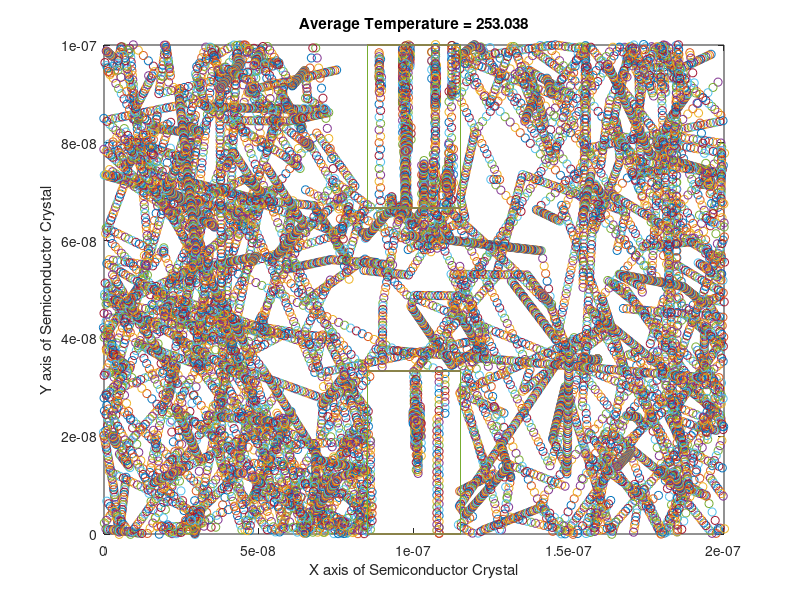
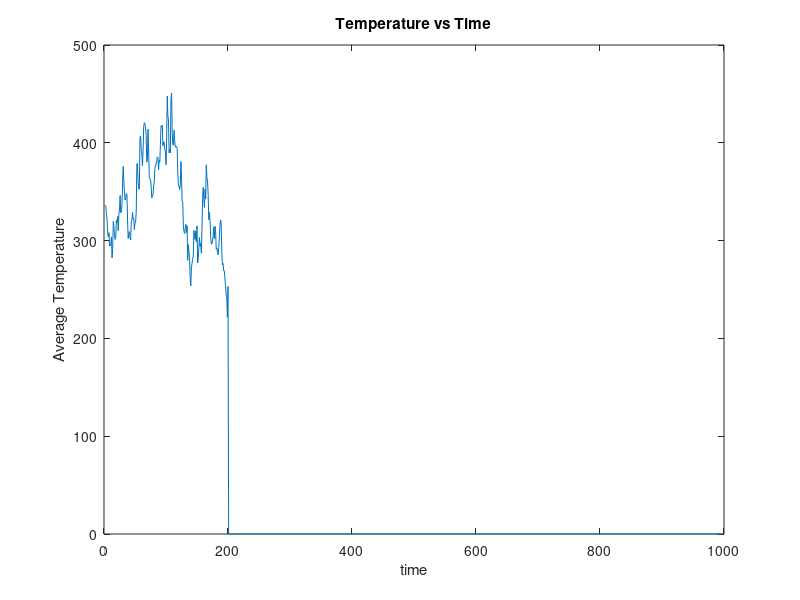
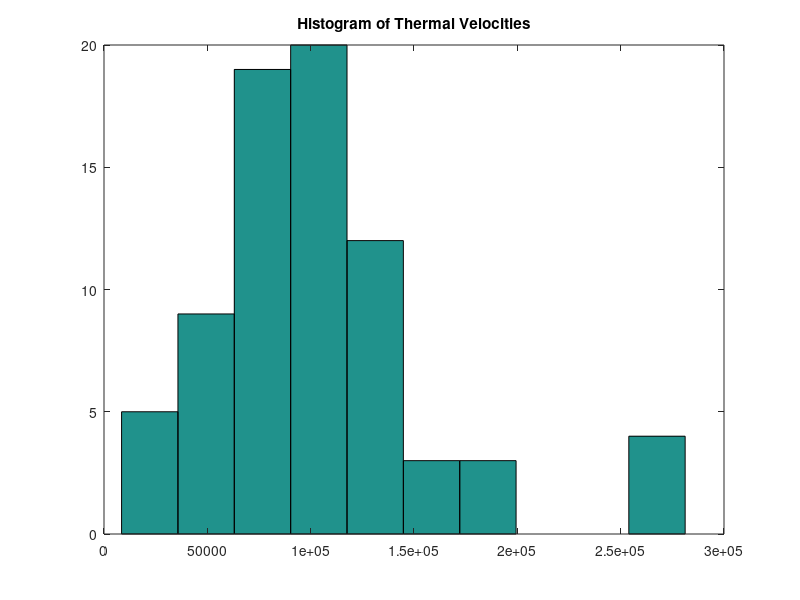
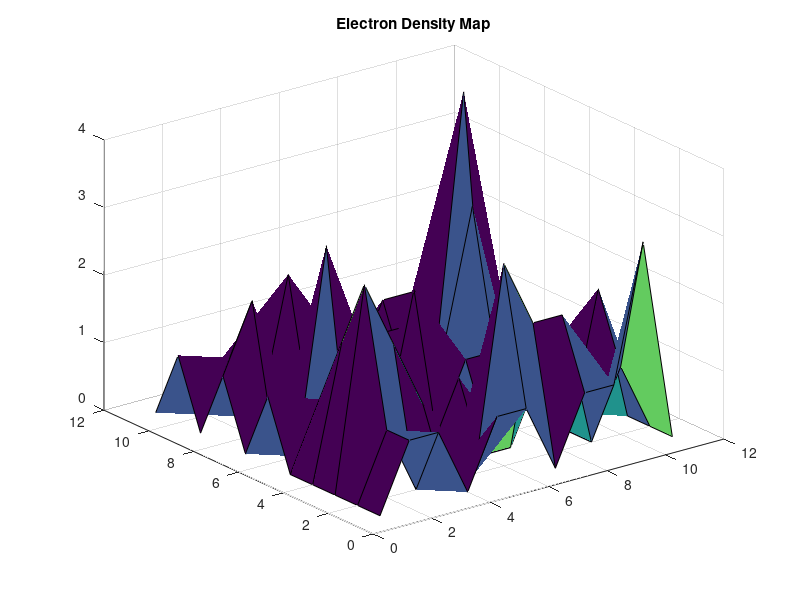

The MATLAB source for these figures, in order:
%Amir Kalmoni 
%100987101
%ELEC 4700 Assignment 1

clearvars
clearvars -GLOBAL
close all
format short


set(0, 'DefaultFigureWindowStyle', 'docked')


qo = 1.60217653e-19;              % electron charge
hb = 1.054571596e-34;             % Dirac constant
h = hb * 2 * pi;                  % Planck constant
m_0 = 9.10938215e-31;             % electron mass
kb = 1.3806504e-23;               % Boltzmann constant
eps0 = 8.854187817e-12;           % vacuum permittivity
mu0 = 1.2566370614e-6;            % vacuum permeability
c = 299792458;                    % speed of light
g = 9.80665;                      % metres (32.1740 ft) per s²
am = 1.66053892e-27;

effectmass = 0.26 * m_0;
thermvel = sqrt((kb * 300) / effectmass)
standardev = thermvel/(sqrt(2));    %Standard deviation for x and y velocities
timestep = 7.5 * 10 ^ -15;           % time-step value for iteration

width = 200 * 10 ^ -9; % x-boundarie of semiconductor crystal
length = 100 * 10 ^ -9; % y-boundaries of semiconductor crystal

numofelec = 75; %Number of Electrons

temparray = zeros(1, 1000);             %Array of temperature
tmps = (1:1:1000);

%%Question 1 - Assigning random posaitions to the electrons within the
%%boundaries
pos_of_X = rand(1, numofelec) .* width;     %x position
pos_of_Y = rand(1, numofelec) .* length;    %y position


isinbox = true;
while isinbox == true
   inbox = ((pos_of_X <= (1.15 * width/2) & (pos_of_X >= (0.85 * width/2))) & ((pos_of_Y < (length/3)) | pos_of_Y >= (2*length/3)));
   if (sum(inbox) > 0)
       pos_of_X(inbox) = rand(1, sum(inbox)) .* width;
       pos_of_Y(inbox) = rand(1, sum(inbox)) .* length;
   else 
       isinbox = false;
       
   end 
       
end

%%Question 2 - Assigning a Random Velocity to the particles, following a
%Maxwell-Boltsmann distribution
xvel = randn(1, numofelec) .* standardev;
yvel = randn(1, numofelec) .* standardev;
vrms = sqrt((xvel .^ 2) + (yvel .^ 2));
vrmsarray = zeros(1, 1000);

%Calculating the probability of scattering 
pscat = 1 - (exp((-1 * timestep) / (0.2 * 10 ^ -12)));
temp_K = 300;

is2 = zeros(1, numofelec);

numcol = 0;
tdiff = 0;
sumtdiff = 0;

boundtimestep = 0; %Boundary conditions for Question 3

%%Main Iteration loop 1000 times

for i = 1:200
    
    is = pscat > rand(1,numofelec);
    
    xvel(is) = randn .* standardev;
    yvel(is) = randn .* standardev;


    if is(1) ~= is2(1)
        numcol = numcol + 1;
        sumtdfiff = sumtdiff + tdiff;
        tdiff = 0;
    else
        tdiff = tdiff + 1;
       
    end
        
    %%This section models the electron motion specified in the third part
    %of question 1
    pos_of_X(pos_of_X >= width) = pos_of_X(pos_of_X >= width) - width;
    pos_of_X(pos_of_X <= 0) = pos_of_X(pos_of_X <= 0) + width;
    
    ylg = (pos_of_Y >= length);
    ylg1 = (pos_of_Y <= 0);
    
    yvel(ylg) = -yvel(ylg);
    yvel(ylg1) = -yvel(ylg1);
    
    pos_of_XPrev = pos_of_X;
    pos_of_YPrev = pos_of_Y;
   
    %%Question 3 - Enhancements
    %This section deals with the behaviours around the boundaries in the
    %semiconductor. If boundtimestep is equal to 0, the boundaries will be
    %specular, if the boundtimestep is equal to 1, the boundaries are
    %diffusive.
    
    inbox = (((pos_of_X < (1.15 * width/2)) & (pos_of_X > (0.85 * width/2))) & ((pos_of_Y < (length/3)) | pos_of_Y > (2*length/3)));
    
    if ((boundtimestep == 0) && (sum(inbox) >= 1))
        
        if ((pos_of_XPrev < (1.15 * width/2)) & (pos_of_XPrev > (0.85 * (width/2)) & (sum(inbox) >= 1)))
            if (pos_of_Y(inbox) > (2*length/3))
                pos_of_Y(inbox) = pos_of_Y(inbox) - (2 * (pos_of_Y(inbox) - (2*length/3)));
            elseif (pos_of_Y(inbox) < (length/3))
                pos_of_Y(inbox) = pos_of_Y(inbox) + (2 * ((length/3) - pos_of_Y(inbox)));
            end
            yvel(inbox) = -yvel(inbox);
            pos_of_Y(inbox) = pos_of_Y(inbox) + (yvel(inbox) .* timestep);
            pos_of_X(inbox) = pos_of_X(inbox) + (xvel(inbox) .* timestep);
        else
            xvel(inbox) = -xvel(inbox);
            pos_of_Y(inbox) = pos_of_Y(inbox) + (yvel(inbox) .* timestep);
            pos_of_X(inbox) = pos_of_X(inbox) + (xvel(inbox) .* timestep);
        end
        
        vrms = sqrt((xvel .^ 2) + (yvel .^ 2));
        
    elseif ((boundtimestep == 1) && (sum(inbox) >=1))
        
        if ((pos_of_XPrev < (1.15 * width/2)) & (pos_of_XPrev > (0.85 * (width/2)) & (yvel(inbox) > 0)))
            pos_of_Y(inbox) = pos_of_Y(inbox) - (2 * (pos_of_Y(inbox) - (2*length/3)));
            xvel(inbox) = randn .* standardev;
            yvel(inbox) = -1. * (abs(randn .* standardev));
        elseif ((pos_of_XPrev < (1.15 * width/2)) & (pos_of_XPrev > (0.85 * (width/2)) & (yvel(inbox) < 0)))
            pos_of_Y(inbox) = pos_of_Y(inbox) + (2 * ((length/3) - pos_of_Y(inbox)));
            xvel(inbox) = randn .* standardev;
            yvel(inbox) = (abs(randn .* standardev));
        elseif (xvel(inbox) > 0)
            pos_of_X(inbox) = pos_of_X(inbox) - (2 * (pos_of_X(inbox) - (0.85*width/2)));
            xvel(inbox) = -1 .* abs(randn .* standardev);
            yvel(inbox) = randn .* standardev;
        else
            pos_of_X(inbox) = pos_of_X(inbox) + ((2 *(1.15*width/2)) - pos_of_X(inbox));
            xvel(inbox) = abs(randn .* standardev);
            yvel(inbox) = abs(randn .* standardev);
        end
        
        vrms = sqrt((xvel .^ 2) + (yvel .^ 2));
    end
    
    pos_of_X = pos_of_XPrev + (xvel .* timestep);
    pos_of_Y = pos_of_YPrev + (yvel .* timestep);
    
    
    vrms = sqrt((xvel .^ 2) + (yvel .^ 2));
    temp_K = (sqrt(2)*(mean(vrms) ^ 2) * effectmass) / kb;
    temparray(1, i) = temp_K;
    is2 = is;
    
    figure(1);
    plot(pos_of_X, pos_of_Y, 'o');
    xlabel("X axis of Semiconductor Crystal");
    ylabel("Y axis of Semiconductor Crystal");
    title(["Average Temperature = " num2str(temp_K)]);
    
    xlim([0 width]);
    ylim([0 length]);
    hold on
    
    %%This section of code draws the lines of the enhancement
    
    line([0.85*width/2 0.85*width/2], [length 2*length/3]);
    line([1.15*width/2 1.15*width/2], [length 2*length/3]);
    line([0.85*width/2 1.15*width/2], [length length]);
    line([0.85*width/2 1.15*width/2], [2*length/3 2*length/3]);
    
    line([0.85*width/2 0.85*width/2], [0 length/3]);
    line([1.15*width/2 1.15*width/2], [0 length/3]);
    line([0.85*width/2 1.15*width/2], [0 0]);
    line([0.85*width/2 1.15*width/2], [length/3 length/3]);    
    
end

%%plot of temperature versus time
figure (2)
plot(tmps, temparray);
xlabel('time');
ylabel('Average Temperature');
title('Temperature vs Time');
hold on

%  meanfreepath and meanfreetime Calculations
meanfreetime = (sumtdiff * timestep)/numcol;
meanfreepath = mean(vrms) * meanfreetime;

fprintf("The Mean Free Time is = %12f", meanfreetime);
fprintf("The Mean Free Path is = %12f", meanfreepath);

%%Question 3.3 and 3.4

[xgr, ygr] = meshgrid(0:(width/10):width, 0:(length/10):length);
elecmatrx = zeros(11, 11);
temprmatrx = zeros(11, 11);
numelec = 0;
totvelocity = 0;

for e = 1:10
    minx = xgr(1, e);
    maxx = xgr(1, e+1);
    for a = 1:10
        miny = ygr(a, 1);
        maxy = ygr(a+1, 1);
        for kk = 1:numofelec
            if((pos_of_X(kk) > minx) && (pos_of_X(kk) < maxx) && ((pos_of_Y(kk) > miny) && pos_of_Y(kk) < maxy))
                numelec = numelec + 1;
                elecmatrx(e, a) = elecmatrx(e, a) + 1;
                totvelocity = totvelocity + sqrt((xvel(kk) .^ 2) + (yvel(kk) .^ 2));
                temprmatrx(e, a) = ((sqrt(2)*(totvelocity/numelec) ^ 2) * effectmass) / kb;
            end
        end
        totvelocity = 0;
        numelec = 0;
    end
end

%%Question 3.3 and 3.4 - Creating the plots of the histogram from question
%2, and the electron density map, along with the temperature map.

figure(3); hist(vrms, 10); 
title('Histogram of Thermal Velocities');

figure(4); surf(elecmatrx);
title('Electron Density Map');

figure(5); surf(temprmatrx);
title('Temperature Map');
